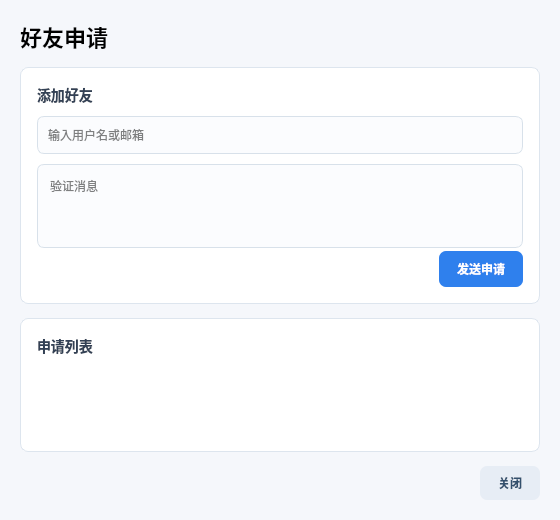
<?xml version="1.0" encoding="UTF-8"?>
<ui version="4.0">
 <class>FriendApplyPage</class>
 <widget class="QWidget" name="FriendApplyPage">
  <property name="geometry">
   <rect>
    <x>0</x>
    <y>0</y>
    <width>560</width>
    <height>520</height>
   </rect>
  </property>
  <property name="minimumSize">
   <size>
    <width>520</width>
    <height>480</height>
   </size>
  </property>
  <property name="windowTitle">
   <string>好友申请</string>
  </property>
  <property name="styleSheet">
   <string notr="true">QWidget#FriendApplyPage {
    background: #f5f7fb;
    color: #1d2733;
    font-family: &quot;Microsoft YaHei&quot;, &quot;Segoe UI&quot;, sans-serif;
}

QFrame#applyPanel,
QFrame#requestPanel {
    background: #ffffff;
    border: 1px solid #dde5ee;
    border-radius: 8px;
}

QLabel#titleLabel {
    font-size: 22px;
    font-weight: 700;
}

QLabel#sectionLabel,
QLabel#requestTitleLabel {
    font-size: 14px;
    font-weight: 700;
    color: #334155;
}

QLineEdit#accountLineEdit,
QTextEdit#noteTextEdit {
    border: 1px solid #d8e1ea;
    border-radius: 7px;
    background: #fbfcfe;
    padding: 8px;
}

QPushButton#sendApplyButton {
    min-height: 36px;
    border: none;
    border-radius: 7px;
    padding: 0 18px;
    color: white;
    font-weight: 600;
    background: #2f80ed;
}

QPushButton#closeButton {
    min-height: 34px;
    border: none;
    border-radius: 7px;
    padding: 0 18px;
    color: #33506d;
    font-weight: 600;
    background: #e7edf5;
}

QPushButton#sendApplyButton:hover {
    background: #256fd1;
}

QPushButton#closeButton:hover {
    background: #dbe5f0;
}

QListWidget#requestList {
    border: none;
    background: transparent;
    outline: none;
}

QListWidget#requestList::item {
    min-height: 42px;
    border-radius: 7px;
    padding: 8px;
}

QListWidget#requestList::item:selected {
    background: #eaf3ff;
}</string>
  </property>
  <layout class="QVBoxLayout" name="mainLayout">
   <property name="spacing">
    <number>14</number>
   </property>
   <property name="leftMargin">
    <number>20</number>
   </property>
   <property name="topMargin">
    <number>20</number>
   </property>
   <property name="rightMargin">
    <number>20</number>
   </property>
   <property name="bottomMargin">
    <number>20</number>
   </property>
   <item>
    <widget class="QLabel" name="titleLabel">
     <property name="text">
      <string>好友申请</string>
     </property>
    </widget>
   </item>
   <item>
    <widget class="QFrame" name="applyPanel">
     <property name="frameShape">
      <enum>QFrame::Shape::NoFrame</enum>
     </property>
     <layout class="QVBoxLayout" name="applyLayout">
      <property name="spacing">
       <number>10</number>
      </property>
      <property name="leftMargin">
       <number>16</number>
      </property>
      <property name="topMargin">
       <number>16</number>
      </property>
      <property name="rightMargin">
       <number>16</number>
      </property>
      <property name="bottomMargin">
       <number>16</number>
      </property>
      <item>
       <widget class="QLabel" name="sectionLabel">
        <property name="text">
         <string>添加好友</string>
        </property>
       </widget>
      </item>
      <item>
       <widget class="QLineEdit" name="accountLineEdit">
        <property name="minimumSize">
         <size>
          <width>0</width>
          <height>38</height>
         </size>
        </property>
        <property name="placeholderText">
         <string>输入用户名或邮箱</string>
        </property>
       </widget>
      </item>
      <item>
       <widget class="QTextEdit" name="noteTextEdit">
        <property name="minimumSize">
         <size>
          <width>0</width>
          <height>84</height>
         </size>
        </property>
        <property name="placeholderText">
         <string>验证消息</string>
        </property>
       </widget>
      </item>
      <item>
       <layout class="QHBoxLayout" name="applyButtonLayout">
        <item>
         <spacer name="applyButtonSpacer">
          <property name="orientation">
           <enum>Qt::Orientation::Horizontal</enum>
          </property>
          <property name="sizeHint" stdset="0">
           <size>
            <width>40</width>
            <height>20</height>
           </size>
          </property>
         </spacer>
        </item>
        <item>
         <widget class="QPushButton" name="sendApplyButton">
          <property name="text">
           <string>发送申请</string>
          </property>
         </widget>
        </item>
       </layout>
      </item>
     </layout>
    </widget>
   </item>
   <item>
    <widget class="QFrame" name="requestPanel">
     <property name="frameShape">
      <enum>QFrame::Shape::NoFrame</enum>
     </property>
     <layout class="QVBoxLayout" name="requestLayout">
      <property name="spacing">
       <number>10</number>
      </property>
      <property name="leftMargin">
       <number>16</number>
      </property>
      <property name="topMargin">
       <number>16</number>
      </property>
      <property name="rightMargin">
       <number>16</number>
      </property>
      <property name="bottomMargin">
       <number>16</number>
      </property>
      <item>
       <widget class="QLabel" name="requestTitleLabel">
        <property name="text">
         <string>申请列表</string>
        </property>
       </widget>
      </item>
      <item>
       <widget class="QListWidget" name="requestList">
        <property name="editTriggers">
         <set>QAbstractItemView::EditTrigger::NoEditTriggers</set>
        </property>
       </widget>
      </item>
     </layout>
    </widget>
   </item>
   <item>
    <layout class="QHBoxLayout" name="bottomLayout">
     <item>
      <spacer name="bottomSpacer">
       <property name="orientation">
        <enum>Qt::Orientation::Horizontal</enum>
       </property>
       <property name="sizeHint" stdset="0">
        <size>
         <width>40</width>
         <height>20</height>
        </size>
       </property>
      </spacer>
     </item>
     <item>
      <widget class="QPushButton" name="closeButton">
       <property name="text">
        <string>关闭</string>
       </property>
      </widget>
     </item>
    </layout>
   </item>
  </layout>
 </widget>
 <resources/>
 <connections/>
</ui>
